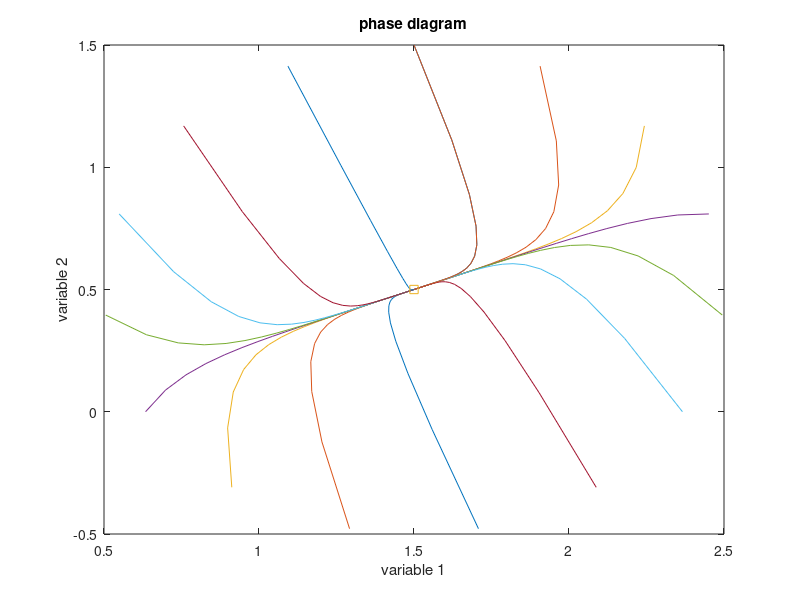

MATLAB code to generate this figure:
function phasediag
% Phase diagram visualisation  
%    using MATLAB expm                   
%
%   $Ekkehard Holzbecher  $Date: 2006/04/15 $
%--------------------------------------------------------------------------
T = 10;                % maximum time
C = [-1 1; 1 -3];      % matrix
f = [1; 0];            % input vector
cc = 1;                % initial concentrations (absolute value of the vector)
N = 60;                % discretization of time
M = 16;                % no. of trajectories  

%----------------------execution & output----------------------------------
equilibrium = -(C\f);
t = linspace (0,T,N);
for angle = linspace (0,pi+pi,M)
    c0 = equilibrium + cc*[sin(angle); cos(angle)]; c = c0;
    for i = 2:N
        E = expm(C*t(i));
        c = [c E*c0-(eye(size(C,1))-E)*(C\f)];
    end  
    plot (c(1,:)',c(2,:)'); hold on;
end

plot (equilibrium(1),equilibrium(2),'s');
xlabel ('variable 1'); ylabel ('variable 2')
title ('phase diagram')